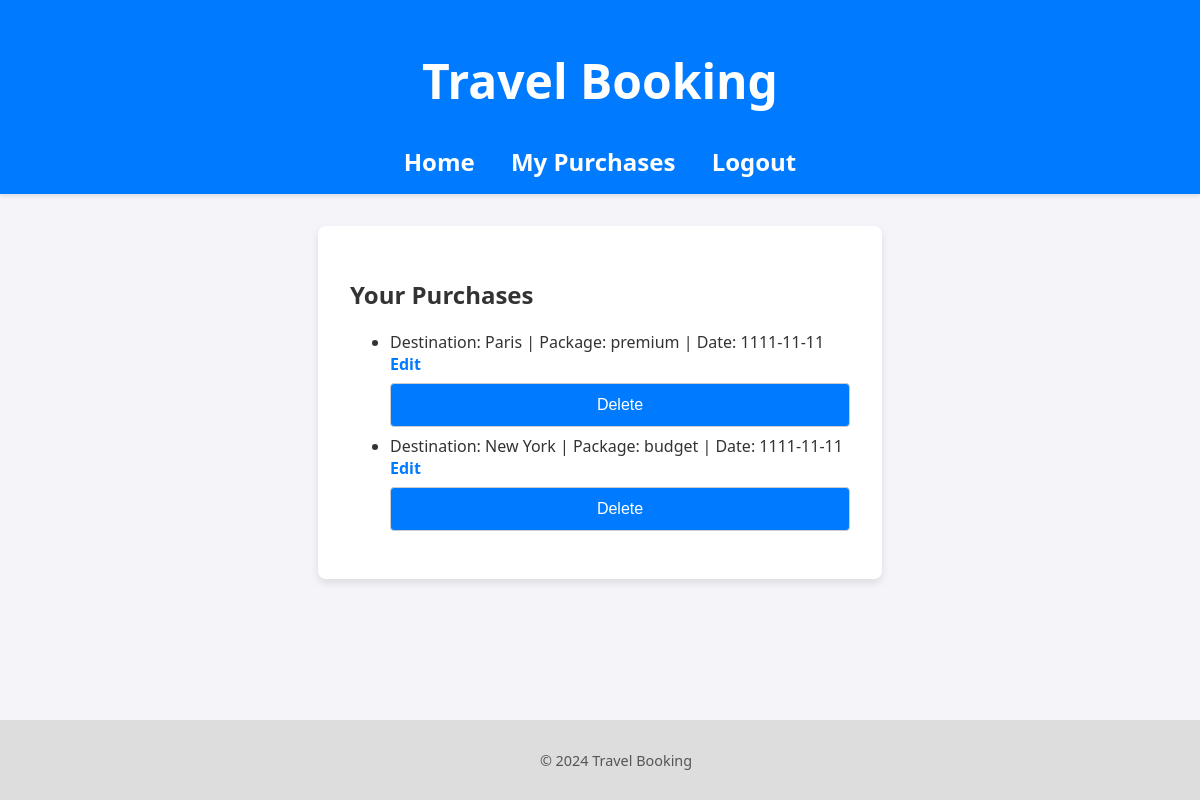
The app's page /purchases (signed in), older data.
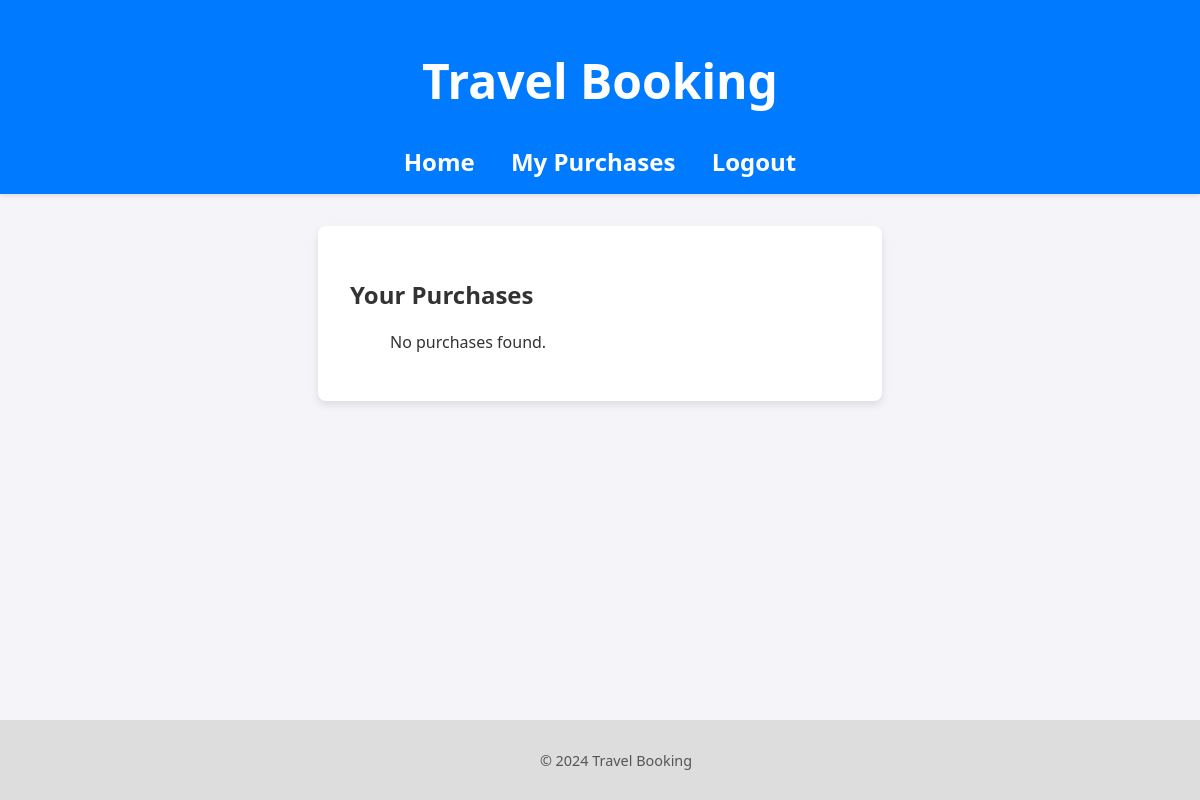
The same page, newer data.
### app.py (models this page shows)
class Purchase(db.Model):
    id = db.Column(db.Integer, primary_key=True)
    username = db.Column(db.String(80), nullable=False)
    place = db.Column(db.String(80), nullable=False)
    package = db.Column(db.String(80), nullable=False)
    date = db.Column(db.String(80), nullable=False)

### app.py (the view)
@app.route('/purchases')
def purchases():
    user = session['user']
    purchases = Purchase.query.filter_by(username=user).all()
    return render_template('purchases.html', purchases=purchases)

### templates/purchases.html
{% extends 'base.html' %}
{% block content %}
<h2>Your Purchases</h2>
<ul>
    {% for purchase in purchases %}
    <li>
        Destination: {{ purchase.place }} | Package: {{ purchase.package }} | Date: {{ purchase.date }}
        <a href="{{ url_for('edit_purchase', purchase_id=purchase.id) }}">Edit</a>
        <form action="{{ url_for('delete_purchase', purchase_id=purchase.id) }}" method="POST" style="display:inline;">
            <button type="submit" onclick="return confirm('Are you sure you want to delete this booking?');">Delete</button>
        </form>
    </li>
    {% else %}
    <p>No purchases found.</p>
    {% endfor %}
</ul>
{% endblock %}

### templates/base.html (shortened to what this page needs)
<!DOCTYPE html>
<html lang="en">
<head>
    <link rel="stylesheet" href="{{ url_for('static', filename='styles.css') }}">
</head>
<body>
    <header>
        <h1>Travel Booking</h1>
        <nav>
            {% if 'user' in session %}
                <a href="{{ url_for('home') }}">Home</a>
                <a href="{{ url_for('purchases') }}">My Purchases</a>
                <a href="{{ url_for('logout') }}">Logout</a>
            {% else %}
                <a href="{{ url_for('index') }}">Login/Signup</a>
            {% endif %}
        </nav>
    </header>
    <main>
        {% block content %}
        {% endblock %}
    </main>
    <footer>
        <p>&copy; 2024 Travel Booking</p>
    </footer>
</body>
</html>

### static/styles.css (style rules this page uses)
body { font-family: 'Segoe UI', Tahoma, Geneva, Verdana, sans-serif; margin: 0; padding: 0; background-color: #f4f4f9; color: #333; }
header { background-color: #007BFF; color: white; padding: 1rem; text-align: center; font-size: 1.5rem; font-weight: bold; box-shadow: 0 2px 4px rgba(0, 0, 0, 0.1); }
header nav a { margin: 0 15px; color: white; text-decoration: none; font-weight: bold; }
main { padding: 2rem; max-width: 500px; margin: 2rem auto; background-color: white; box-shadow: 0 4px 8px rgba(0, 0, 0, 0.1); border-radius: 8px; }
a { color: #007BFF; text-decoration: none; font-weight: bold; }
footer { text-align: center; padding: 1rem; background-color: #ddd; position: fixed; width: 100%; bottom: 0; font-size: 0.9rem; color: #555; }

Row changes from the older to the newer data that the page shows:
removed Purchase: place "Paris", package "premium", date "1111-11-11"
removed Purchase: place "New York", package "budget", date "1111-11-11"
Text that changed along with them:
text now shown: "No purchases found."
